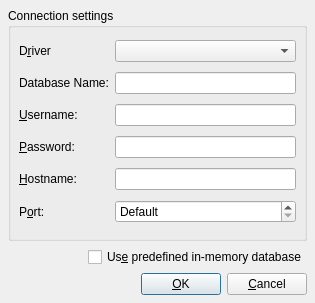
<?xml version="1.0" encoding="UTF-8"?>
<ui version="4.0">
 <class>QSqlConnectionDialogUi</class>
 <widget class="QDialog" name="QSqlConnectionDialogUi">
  <property name="geometry">
   <rect>
    <x>0</x>
    <y>0</y>
    <width>315</width>
    <height>303</height>
   </rect>
  </property>
  <property name="windowTitle">
   <string>Connect...</string>
  </property>
  <layout class="QVBoxLayout">
   <property name="spacing">
    <number>6</number>
   </property>
   <property name="leftMargin">
    <number>8</number>
   </property>
   <property name="topMargin">
    <number>8</number>
   </property>
   <property name="rightMargin">
    <number>8</number>
   </property>
   <property name="bottomMargin">
    <number>8</number>
   </property>
   <item>
    <widget class="QGroupBox" name="connGroupBox">
     <property name="title">
      <string>Connection settings</string>
     </property>
     <layout class="QGridLayout">
      <property name="leftMargin">
       <number>8</number>
      </property>
      <property name="topMargin">
       <number>8</number>
      </property>
      <property name="rightMargin">
       <number>8</number>
      </property>
      <property name="bottomMargin">
       <number>8</number>
      </property>
      <property name="spacing">
       <number>6</number>
      </property>
      <item row="0" column="1">
       <widget class="QComboBox" name="comboDriver"/>
      </item>
      <item row="2" column="0">
       <widget class="QLabel" name="textLabel4">
        <property name="text">
         <string>&amp;Username:</string>
        </property>
        <property name="buddy">
         <cstring>editUsername</cstring>
        </property>
       </widget>
      </item>
      <item row="0" column="0">
       <widget class="QLabel" name="textLabel2">
        <property name="text">
         <string>D&amp;river</string>
        </property>
        <property name="buddy">
         <cstring>comboDriver</cstring>
        </property>
       </widget>
      </item>
      <item row="1" column="1">
       <widget class="QLineEdit" name="editDatabase"/>
      </item>
      <item row="5" column="1">
       <widget class="QSpinBox" name="portSpinBox">
        <property name="specialValueText">
         <string>Default</string>
        </property>
        <property name="minimum">
         <number>-1</number>
        </property>
        <property name="maximum">
         <number>65535</number>
        </property>
        <property name="value">
         <number>-1</number>
        </property>
       </widget>
      </item>
      <item row="1" column="0">
       <widget class="QLabel" name="textLabel3">
        <property name="text">
         <string>Database Name:</string>
        </property>
        <property name="buddy">
         <cstring>editDatabase</cstring>
        </property>
       </widget>
      </item>
      <item row="3" column="1">
       <widget class="QLineEdit" name="editPassword">
        <property name="echoMode">
         <enum>QLineEdit::Password</enum>
        </property>
       </widget>
      </item>
      <item row="2" column="1">
       <widget class="QLineEdit" name="editUsername"/>
      </item>
      <item row="4" column="1">
       <widget class="QLineEdit" name="editHostname"/>
      </item>
      <item row="4" column="0">
       <widget class="QLabel" name="textLabel5">
        <property name="text">
         <string>&amp;Hostname:</string>
        </property>
        <property name="buddy">
         <cstring>editHostname</cstring>
        </property>
       </widget>
      </item>
      <item row="5" column="0">
       <widget class="QLabel" name="textLabel5_2">
        <property name="text">
         <string>P&amp;ort:</string>
        </property>
        <property name="buddy">
         <cstring>portSpinBox</cstring>
        </property>
       </widget>
      </item>
      <item row="3" column="0">
       <widget class="QLabel" name="textLabel4_2">
        <property name="text">
         <string>&amp;Password:</string>
        </property>
        <property name="buddy">
         <cstring>editPassword</cstring>
        </property>
       </widget>
      </item>
     </layout>
    </widget>
   </item>
   <item>
    <layout class="QHBoxLayout">
     <property name="spacing">
      <number>6</number>
     </property>
     <property name="leftMargin">
      <number>0</number>
     </property>
     <property name="topMargin">
      <number>0</number>
     </property>
     <property name="rightMargin">
      <number>0</number>
     </property>
     <property name="bottomMargin">
      <number>0</number>
     </property>
     <item>
      <spacer>
       <property name="orientation">
        <enum>Qt::Horizontal</enum>
       </property>
       <property name="sizeHint" stdset="0">
        <size>
         <width>40</width>
         <height>20</height>
        </size>
       </property>
      </spacer>
     </item>
     <item>
      <widget class="QCheckBox" name="dbCheckBox">
       <property name="text">
        <string>Us&amp;e predefined in-memory database</string>
       </property>
      </widget>
     </item>
    </layout>
   </item>
   <item>
    <layout class="QHBoxLayout">
     <property name="spacing">
      <number>6</number>
     </property>
     <property name="leftMargin">
      <number>0</number>
     </property>
     <property name="topMargin">
      <number>0</number>
     </property>
     <property name="rightMargin">
      <number>0</number>
     </property>
     <property name="bottomMargin">
      <number>0</number>
     </property>
     <item>
      <spacer>
       <property name="orientation">
        <enum>Qt::Horizontal</enum>
       </property>
       <property name="sizeType">
        <enum>QSizePolicy::Expanding</enum>
       </property>
       <property name="sizeHint" stdset="0">
        <size>
         <width>20</width>
         <height>20</height>
        </size>
       </property>
      </spacer>
     </item>
     <item>
      <widget class="QPushButton" name="okButton">
       <property name="text">
        <string>&amp;OK</string>
       </property>
       <property name="default">
        <bool>true</bool>
       </property>
      </widget>
     </item>
     <item>
      <widget class="QPushButton" name="cancelButton">
       <property name="text">
        <string>&amp;Cancel</string>
       </property>
      </widget>
     </item>
    </layout>
   </item>
  </layout>
 </widget>
 <tabstops>
  <tabstop>comboDriver</tabstop>
  <tabstop>editDatabase</tabstop>
  <tabstop>editUsername</tabstop>
  <tabstop>editPassword</tabstop>
  <tabstop>editHostname</tabstop>
  <tabstop>portSpinBox</tabstop>
  <tabstop>dbCheckBox</tabstop>
  <tabstop>okButton</tabstop>
  <tabstop>cancelButton</tabstop>
 </tabstops>
 <resources/>
 <connections/>
</ui>
